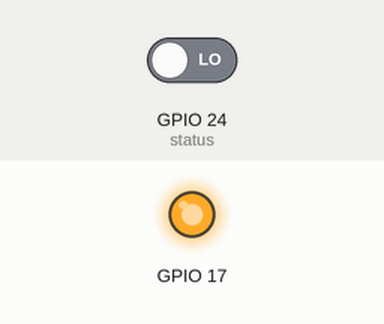
Bench run of a program on a simulated Raspberry Pi (BCM pin numbers). On the bench: output pins drawn as LEDs (lit = HIGH). Dashed ring = blinking. The test bench sets the inputs (shaded band); at power-on: GPIO 24 (status) LOW.

Above: at 0.1 s.
At 1.2 s:
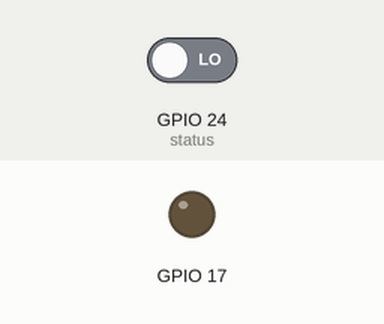
1.3 s: GPIO 24 (status) driven HIGH
At 2.1 s:
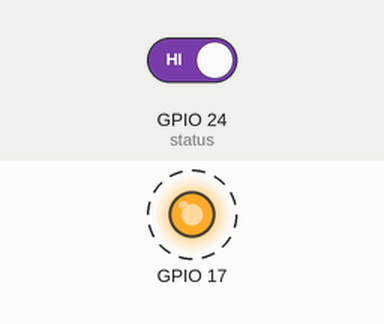
Timing chart, 0 to 10.8 s (numbered marks = the images above; inputs shaded):
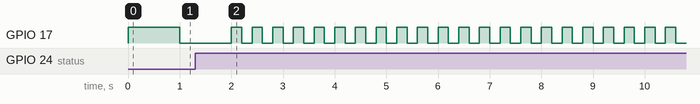

The program:

blinkbtn.py
```python
#!/usr/bin/python

import RPi.GPIO as GPIO
from time import sleep

GPIO.setmode(GPIO.BCM)
GPIO.setup(17,GPIO.OUT)
GPIO.setup(24, GPIO.IN)

try:
    while True:
        status = GPIO.input(24)
        if status:
            GPIO.output(17,True)
            sleep(0.2)
            GPIO.output(17,False)
            sleep(0.2)
        else:
            GPIO.output(17,True)
            sleep(1.0)
            GPIO.output(17,False)
            sleep(1.0)

except KeyboardInterrupt:
    pass

finally:
    GPIO.cleanup()
```

Measured:
- after the input at 1.3 s, GPIO 17: alternates HIGH for 0.20 s and LOW for 0.20 s, starting after 0.90 s
